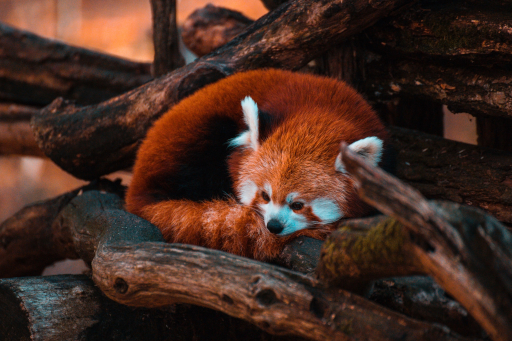
#> input picture assets/images/red_panda.jpg, 512 x 341 px
$ python save_image.py
#> lines starting #> are read from the running program, lines starting #| are printed output that depends on the picture
import cv2 as cv

img_path = '../../assets/images/red_panda.jpg'
out_path = '../../assets/images/red_panda.jpg'

# read an image from folder
img = cv.imread(img_path)
#> img is the input picture: shape (341, 512, 3); mean B, G, R 33.7, 43.9, 70.3

# make some modifications (e.g. flipping)
flipped = cv.flip(img, 0)
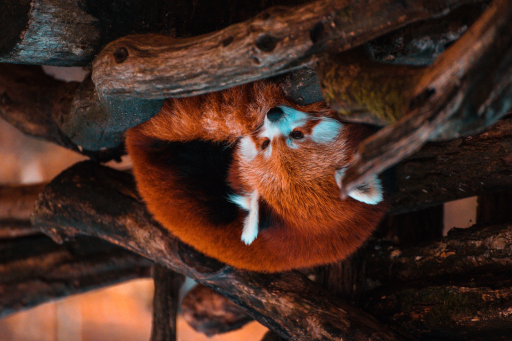
#> flipped: shape (341, 512, 3); mean B, G, R 33.7, 43.9, 70.3

# save image
cv.imwrite('./out/output.jpg', flipped)
